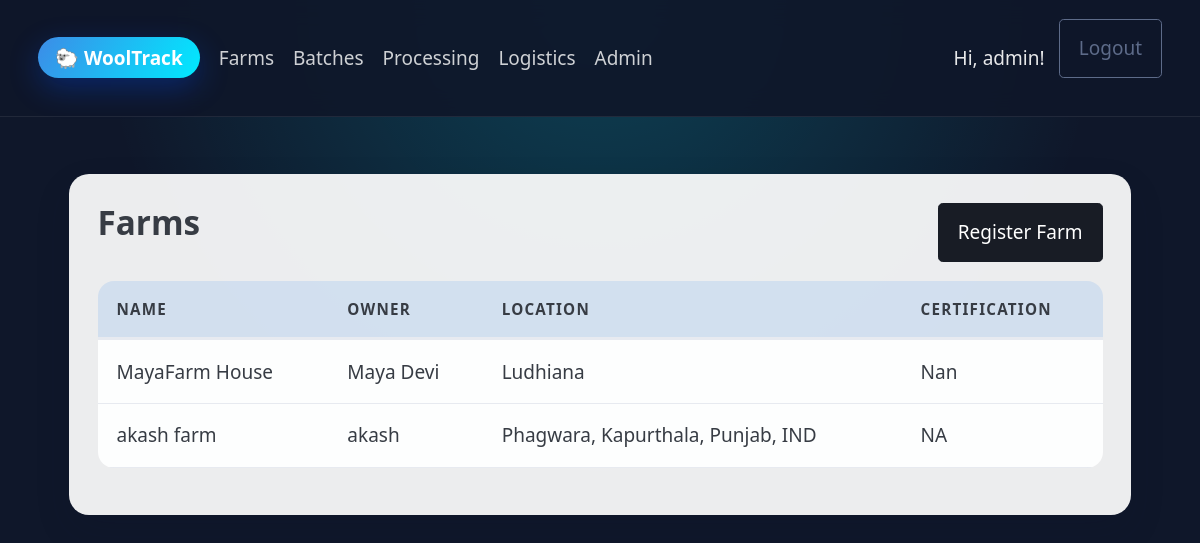
/farms/ (signed in), run on the app's committed database.
### farms/models.py (models this page shows, shortened)
class Farm(models.Model):
    name = models.CharField(max_length=200)
    owner_name = models.CharField(max_length=200)
    location = models.CharField(max_length=255)
    contact_email = models.EmailField(blank=True, null=True)
    contact_phone = models.CharField(max_length=50, blank=True)
    certification = models.CharField(max_length=200, blank=True)
    created_at = models.DateTimeField(auto_now_add=True)
    class Meta:
        ordering = ["name"]

### farms/views.py (the view)
# urls.py: path('', views.farm_list, name='farm_list'),
@login_required
def farm_list(request):
    farms = Farm.objects.all()
    return render(request, "farms/farm_list.html", {"farms": farms})

### templates/farms/farm_list.html (shortened to what this page needs)
{% extends 'base.html' %}
{% block content %}
<section class="panel">
  <div class="panel-header">
    <h2>Farms</h2>
    {% if user.is_staff %}
    <a role="button" class="contrast" href="/farms/new/">Register Farm</a>
    {% endif %}
  </div>
  {% if farms %}
  <table class="data-table">
    <thead>
      <tr><th>Name</th><th>Owner</th><th>Location</th><th>Certification</th></tr>
    </thead>
    <tbody>
      {% for farm in farms %}
      <tr>
        <td>{{ farm.name }}</td>
        <td>{{ farm.owner_name }}</td>
        <td>{{ farm.location }}</td>
        <td>{{ farm.certification|default:"—" }}</td>
      </tr>
      {% endfor %}
    </tbody>
  </table>
  {% else %}
    <div class="empty-state">
      <p>No farms yet. Start by registering your first wool producer.</p>
    </div>
  {% endif %}
</section>
{% endblock %}

### templates/base.html (shortened to what this page needs)
{% load static %}
<!DOCTYPE html>
<html lang="en">
<head>
    <link rel="stylesheet" href="https://cdn.jsdelivr.net/npm/@picocss/pico@2/css/pico.min.css">
    <link rel="stylesheet" href="{% static 'css/app.css' %}">
</head>
<body>
    <nav class="app-nav">
        <div class="nav-brand">
            <a href="/" class="brand-pill">🐑 WoolTrack</a>
        </div>
        <div id="nav-links" class="nav-links">
            <a href="/farms/">Farms</a>
            <a href="/batches/">Batches</a>
            <a href="/processing/">Processing</a>
            <a href="/logistics/">Logistics</a>
            <a href="/admin/" target="_blank" rel="noopener">Admin</a>
        </div>
        <div class="nav-auth">
            {% if user.is_authenticated %}
                <span class="welcome">Hi, {{ user.first_name|default:user.username }}!</span>
                <form method="post" action="{% url 'logout' %}">
                    <button type="submit" class="secondary outline">Logout</button>
                </form>
            {% else %}
                <a href="{% url 'login' %}" class="secondary outline">Log in</a>
                <a href="{% url 'accounts:register' %}" class="contrast">Sign up</a>
            {% endif %}
        </div>
    </nav>
    <main class="page-shell">
        {% block content %}{% endblock %}
    </main>
</body>
</html>

### static/css/app.css (style rules this page uses)
:root { --brand-gradient: linear-gradient(120deg, #3c8ce7, #00eaff); --card-bg: rgba(255, 255, 255, 0.92); }
body { background: radial-gradient(circle at top, rgba(0, 234, 255, 0.2), transparent 50%), #0f172a; min-height: 100vh; color: #0f172a; }
.page-shell { max-width: 1100px; margin: 3rem auto; padding: 0 1rem 3rem; }
.app-nav { display: flex; align-items: center; gap: 1rem; padding: 1rem 2rem; position: sticky; top: 0; z-index: 10; background: rgba(15, 23, 42, 0.9); backdrop-filter: blur(12px); border-bottom: 1px solid rgba(255, 255, 255, 0.08); }
.nav-brand .brand-pill { font-weight: 600; text-decoration: none; color: white; padding: 0.4rem 0.9rem; border-radius: 30px; background-image: var(--brand-gradient); box-shadow: 0 10px 30px rgba(0, 80, 255, 0.3); }
.nav-links { display: flex; gap: 1rem; flex: 1; }
.nav-links a { color: rgba(255, 255, 255, 0.8); text-decoration: none; font-weight: 500; }
.nav-auth { display: flex; align-items: center; gap: 0.75rem; }
.welcome { color: rgba(255, 255, 255, 0.9); font-weight: 500; }
.panel { background: var(--card-bg); padding: 1.5rem; border-radius: 20px; margin-bottom: 1.5rem; box-shadow: 0 15px 35px rgba(15, 23, 42, 0.14); }
.panel-header { display: flex; justify-content: space-between; align-items: center; gap: 1rem; flex-wrap: wrap; margin-bottom: 1rem; }
.data-table { width: 100%; border-collapse: collapse; border-radius: 16px; overflow: hidden; }
.data-table th, .data-table td { padding: 0.9rem 1rem; background: rgba(255, 255, 255, 0.92); }
.data-table thead th { background: rgba(60, 140, 231, 0.15); text-transform: uppercase; font-size: 0.8rem; letter-spacing: 0.08em; }

### data on the page
Farm: name "MayaFarm House", owner_name "Maya Devi", location "Ludhiana", certification "Nan"
Farm: name "akash farm", owner_name "akash", location "Phagwara, Kapurthala, Punjab, IND", certification "NA"

### other printed values
{{ user.first_name|default:user.username }} "admin"
